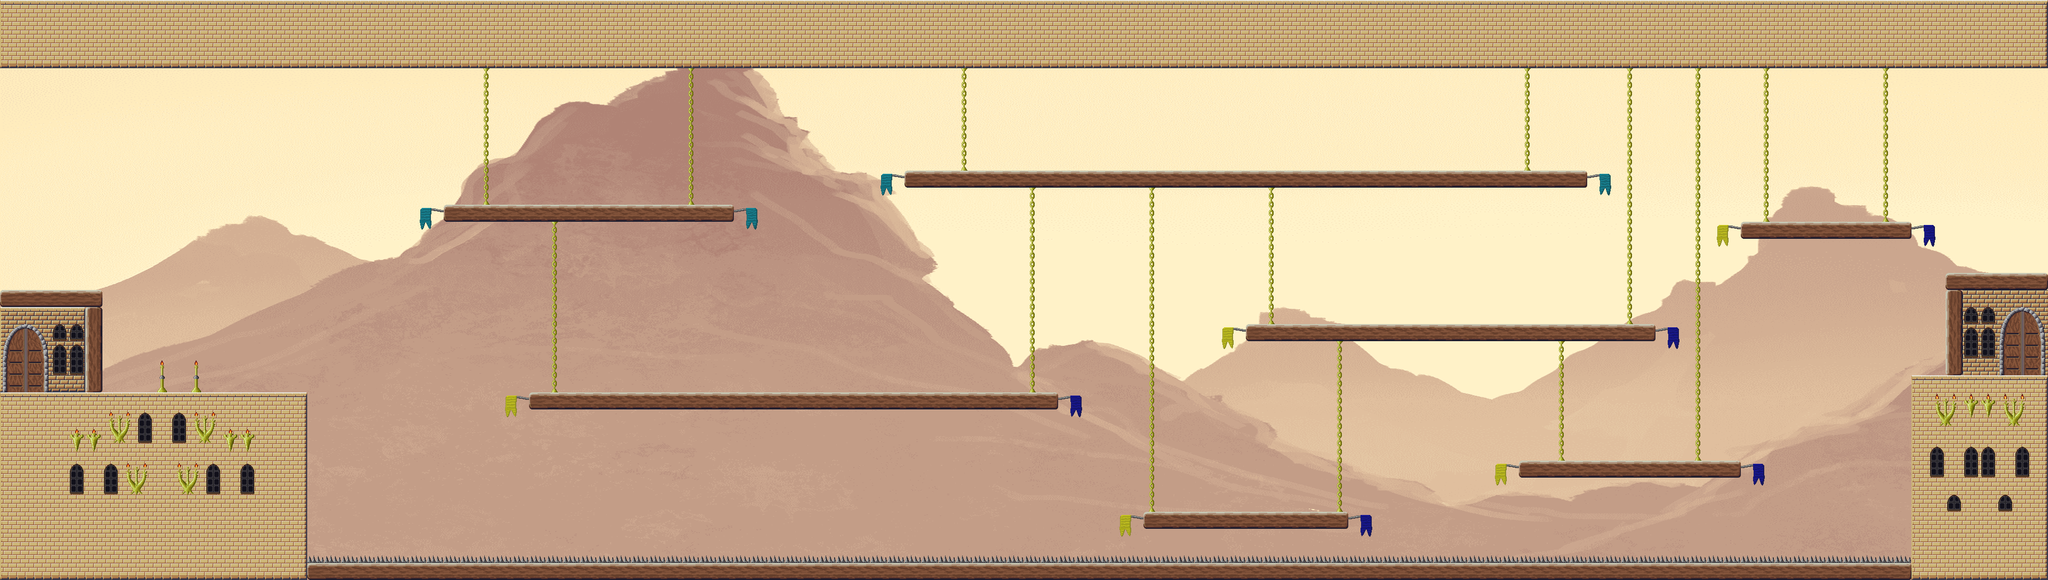

A level layout from a 2D game, rendered from its tile map. Below: a short description, then the map file with tile-grid data replaced by summaries:
An orthogonal 120x34 tile map with 32x32 px tiles, 3 tile layers (Wall, Foreground, Objekte), 3 tilesets, 1 image layer and 64 objects (45x CoinEntity, 10x Ground, 5x EnemyEntity, mainPlayer, game.LevelEntity, ...).

<map version="1.0" orientation="orthogonal" renderorder="left-up" width="120" height="34" tilewidth="32" tileheight="32" nextobjectid="410">
 <tileset firstgid="1" name="castle1" tilewidth="32" tileheight="32">
  <image source="../img/map/castle1.png" width="512" height="1344" />
 </tileset>
 <tileset firstgid="673" name="castle2" tilewidth="32" tileheight="32">
  <image source="../img/map/castle2.png" width="512" height="672" />
 </tileset>
 <tileset firstgid="1009" name="castle3" tilewidth="32" tileheight="32">
  <image source="../img/map/castle3.png" width="512" height="384" />
 </tileset>
 <imagelayer name="Parallax_layer1">
  <image source="../img/background/rock.png" />
 </imagelayer>
 <layer name="Wall" width="120" height="34">
  <data>[4080 cells, 824 non-empty, 3 distinct tile ids]</data>
 </layer>
 <layer name="Foreground" width="120" height="34">
  <data>[4080 cells, 808 non-empty, 22 distinct tile ids]</data>
 </layer>
 <layer name="Objekte" width="120" height="34">
  <data>[4080 cells, 248 non-empty, 40 distinct tile ids]</data>
 </layer>
 <objectgroup name="Object">
  <properties>
   <property name="duration" value="300" />
   <property name="fade" value="#300000" />
  </properties>
  <object id="3" name="mainPlayer" x="2" y="668" width="32" height="64">
   <properties>
    <property name="image" value="gripe_run_right" />
    <property name="spritewidth" value="64" />
   </properties>
  </object>
  <object id="5" name="game.LevelEntity" x="3797" y="128" width="42" height="578">
   <properties>
    <property name="duration" value="300" />
    <property name="fade" value="#009900" />
    <property name="to" value="8" />
   </properties>
  </object>
  <object id="13" name="ScrollEntity" x="1088" y="318" width="32" height="32">
   <properties>
    <property name="image" value="spinning_scrolls" />
    <property name="scrollIndex" value="48" />
    <property name="spritewidth" value="32" />
    <property name="type" value="enchantment" />
   </properties>
  </object>
  <object id="19" name="SpikeEntity" x="577" y="1042.33" width="3007" height="16" />
  <object id="178" name="CoinEntity" x="2345" y="371" width="32" height="32">
   <properties>
    <property name="image" value="spinning_coin_gold" />
    <property name="spritewidth" value="32" />
   </properties>
  </object>
  <object id="246" name="CoinEntity" x="1011" y="598" width="32" height="32">
   <properties>
    <property name="image" value="spinning_coin_gold" />
    <property name="spritewidth" value="32" />
   </properties>
  </object>
  <object id="301" name="CoinEntity" x="1012" y="476" width="32" height="32">
   <properties>
    <property name="image" value="spinning_coin_gold" />
    <property name="spritewidth" value="32" />
   </properties>
  </object>
  <object id="308" name="CoinEntity" x="2053" y="283" width="32" height="32">
   <properties>
    <property name="image" value="spinning_coin_gold" />
    <property name="spritewidth" value="32" />
   </properties>
  </object>
  <object id="309" name="CoinEntity" x="2093" y="283" width="32" height="32">
   <properties>
    <property name="image" value="spinning_coin_gold" />
    <property name="spritewidth" value="32" />
   </properties>
  </object>
  <object id="310" name="CoinEntity" x="2135" y="282" width="32" height="32">
   <properties>
    <property name="image" value="spinning_coin_gold" />
    <property name="spritewidth" value="32" />
   </properties>
  </object>
  <object id="311" name="CoinEntity" x="2175" y="282" width="32" height="32">
   <properties>
    <property name="image" value="spinning_coin_gold" />
    <property name="spritewidth" value="32" />
   </properties>
  </object>
  <object id="312" name="CoinEntity" x="2218" y="282" width="32" height="32">
   <properties>
    <property name="image" value="spinning_coin_gold" />
    <property name="spritewidth" value="32" />
   </properties>
  </object>
  <object id="313" name="CoinEntity" x="2260" y="282" width="32" height="32">
   <properties>
    <property name="image" value="spinning_coin_gold" />
    <property name="spritewidth" value="32" />
   </properties>
  </object>
  <object id="314" name="CoinEntity" x="2299" y="281" width="32" height="32">
   <properties>
    <property name="image" value="spinning_coin_gold" />
    <property name="spritewidth" value="32" />
   </properties>
  </object>
  <object id="315" name="CoinEntity" x="2337" y="282" width="32" height="32">
   <properties>
    <property name="image" value="spinning_coin_gold" />
    <property name="spritewidth" value="32" />
   </properties>
  </object>
  <object id="316" name="CoinEntity" x="1698" y="284" width="32" height="32">
   <properties>
    <property name="image" value="spinning_coin_gold" />
    <property name="spritewidth" value="32" />
   </properties>
  </object>
  <object id="317" name="CoinEntity" x="1736" y="284" width="32" height="32">
   <properties>
    <property name="image" value="spinning_coin_gold" />
    <property name="spritewidth" value="32" />
   </properties>
  </object>
  <object id="318" name="CoinEntity" x="1776" y="284" width="32" height="32">
   <properties>
    <property name="image" value="spinning_coin_gold" />
    <property name="spritewidth" value="32" />
   </properties>
  </object>
  <object id="319" name="CoinEntity" x="1815" y="284" width="32" height="32">
   <properties>
    <property name="image" value="spinning_coin_gold" />
    <property name="spritewidth" value="32" />
   </properties>
  </object>
  <object id="320" name="CoinEntity" x="1855" y="283" width="32" height="32">
   <properties>
    <property name="image" value="spinning_coin_gold" />
    <property name="spritewidth" value="32" />
   </properties>
  </object>
  <object id="321" name="CoinEntity" x="1896" y="283" width="32" height="32">
   <properties>
    <property name="image" value="spinning_coin_gold" />
    <property name="spritewidth" value="32" />
   </properties>
  </object>
  <object id="322" name="CoinEntity" x="1935" y="284" width="32" height="32">
   <properties>
    <property name="image" value="spinning_coin_gold" />
    <property name="spritewidth" value="32" />
   </properties>
  </object>
  <object id="323" name="CoinEntity" x="1975" y="283" width="32" height="32">
   <properties>
    <property name="image" value="spinning_coin_gold" />
    <property name="spritewidth" value="32" />
   </properties>
  </object>
  <object id="324" name="CoinEntity" x="2014" y="284" width="32" height="32">
   <properties>
    <property name="image" value="spinning_coin_gold" />
    <property name="spritewidth" value="32" />
   </properties>
  </object>
  <object id="342" name="CoinEntity" x="2375" y="281" width="32" height="32">
   <properties>
    <property name="image" value="spinning_coin_gold" />
    <property name="spritewidth" value="32" />
   </properties>
  </object>
  <object id="343" name="CoinEntity" x="2415" y="281" width="32" height="32">
   <properties>
    <property name="image" value="spinning_coin_gold" />
    <property name="spritewidth" value="32" />
   </properties>
  </object>
  <object id="344" name="CoinEntity" x="2455" y="281" width="32" height="32">
   <properties>
    <property name="image" value="spinning_coin_gold" />
    <property name="spritewidth" value="32" />
   </properties>
  </object>
  <object id="345" name="CoinEntity" x="2494" y="282" width="32" height="32">
   <properties>
    <property name="image" value="spinning_coin_gold" />
    <property name="spritewidth" value="32" />
   </properties>
  </object>
  </objectgroup>
 <objectgroup name="EnemyEntities">
  <!-- 5 objects omitted --></objectgroup>
 <objectgroup name="collision">
  <!-- 10 objects omitted --></objectgroup>
</map>
<!-- 36 of 64 objects omitted -->
